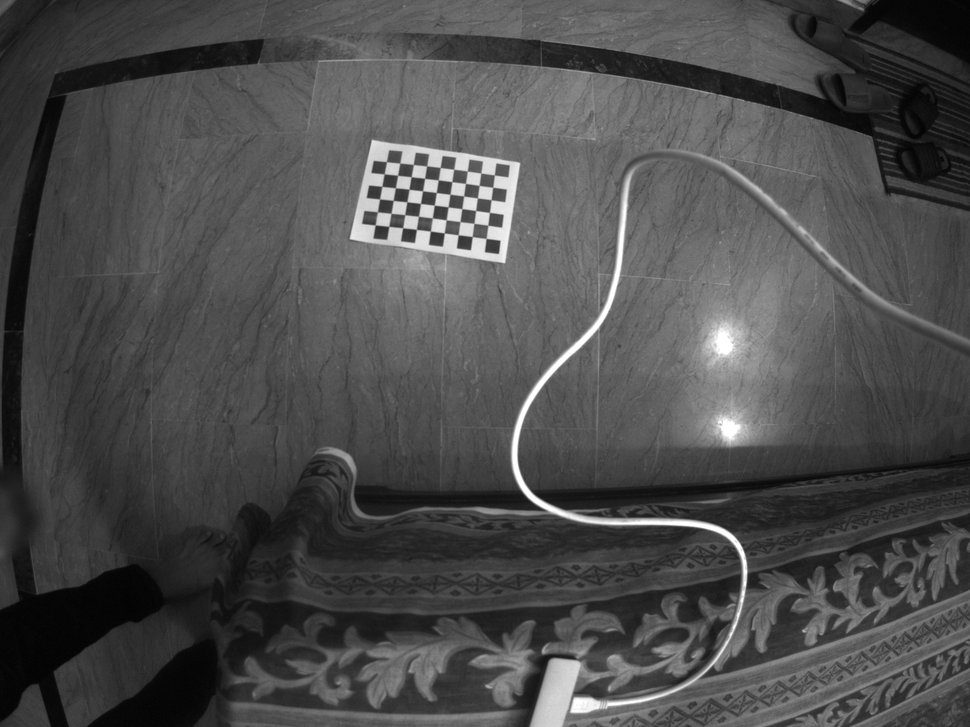
#> input picture calibration_images/Image__2021-08-31__14-04-48.tiff, 970 x 727 px, shrunk from 1600 x 1200 before the run; its folder holds only this picture in this run
$ python monocular_calibration.py
#> lines starting #> are read from the running program, lines starting #| are printed output that depends on the picture; after the words box and inside, x2 and y2 are one past the last pixel; in counts of white or black regions, pixels touching at a corner belong together
import cv2 as cv
import matplotlib.pyplot as plt
import numpy as np
import glob
import sys
import os
import json

def monocular_calibration(path='./calibration_images/*.tiff', size_x=6, size_y=9, display=False):

    # termination criteria
#> called with path = './calibration_images/*.tiff', size_x = 6, size_y = 9, display = False
    criteria = (cv.TERM_CRITERIA_EPS + cv.TERM_CRITERIA_MAX_ITER, 26, 0.001)
    # prepare object points, like (0,0,0), (1,0,0), (2,0,0) ....,(6,5,0)
    objp = np.zeros((6*9,3), np.float32)
    objp[:,:2] = np.mgrid[0:9,0:6].T.reshape(-1,2)
    # Arrays to store object points and image points from all the images.
    objpoints = [] # 3d point in real world space
    imgpoints = [] # 2d points in image plane.
    images = glob.glob(path)
    for fname in images:
        img = cv.imread(fname)
#> img is the input picture: shape (727, 970, 3); min 1, max 255, mean 76.6
        gray = cv.cvtColor(img, cv.COLOR_BGR2GRAY)
        # Find the chess board corners
        ret, corners = cv.findChessboardCorners(gray, (9,6), None)
#> ret = True; corners = 54 rows, first 8: [486.7, 238.9], [471.5, 236.9], [458.6, 235.4], [443.6, 233.6], [430.6, 231.4], [416, 229.6], [402.8, 228.2], [388.6, 226.5]
        # If found, add object points, image points (after refining them)
        if ret == True:
            objpoints.append(objp)
            corners2 = cv.cornerSubPix(gray,corners, (13,13), (-1,-1), criteria)
#> corners2 = 54 rows, first 8: [481.9, 231.4], [464.3, 242], [464.3, 241.9], [436.6, 236.3], [438.1, 226.5], [410.9, 223.1], [410.9, 223.1], [396.8, 221.4]
            imgpoints.append(corners)
            # Draw and display the corners
            cv.drawChessboardCorners(img, (9,6), corners2, ret)
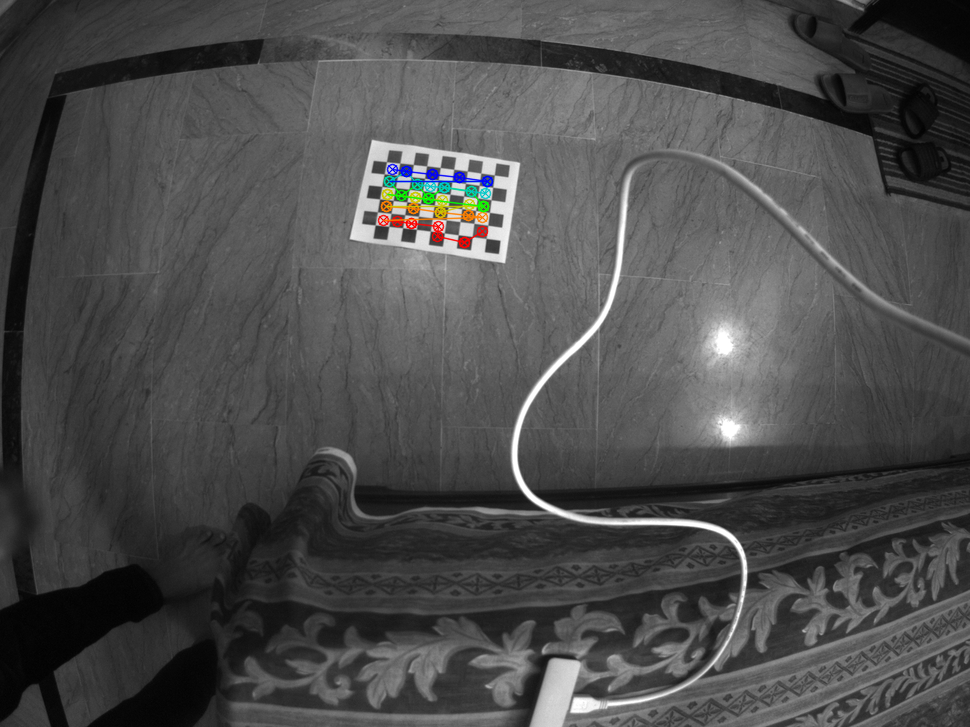
#> img: shape (727, 970, 3); 0.66% of pixels changed, all inside (x1, y1, x2, y2) = (377, 163, 494, 249)
            if display:
                plt.imshow(img)
                plt.show()
    ret, mtx, dist, rvecs, tvecs = cv.calibrateCamera(objpoints, imgpoints, gray.shape[::-1], None, None)
#> ret = 7.83; mtx = [[806.1, 0, 478.7], [0, 560.6, 384.7], [0, 0, 1]]; dist = [[1.24, -0.171, -0.083, -0.258, -86.2]]; rvecs = ([-0.942, 0.00763, -2.72],); tvecs = ([0.993, -12.4, 51.44],)
    # calculate average reprojection error
    mean_error = 0
    for i in range(len(objpoints)):
        imgpoints2, _ = cv.projectPoints(objpoints[i], rvecs[i], tvecs[i], mtx, dist)
        error = cv.norm(imgpoints[i], imgpoints2, cv.NORM_L2)/len(imgpoints2)
        mean_error += error
#> this loop made 1 pass
#> (error, mean_error) on pass 1: (1.07, 1.07)
#> after the loop, mean_error = 1.07
    rep_error = mean_error/len(objpoints)
#> rep_error = 1.07
    # calculate optimal new camera matrix and roi
    folder = path[0:-6]
    # read an image
    img = cv.imread(folder+os.listdir(folder)[0])
    h,  w = img.shape[:2]
    newcameramtx, roi = cv.getOptimalNewCameraMatrix(mtx, dist, (w,h), 0, (w,h))
#> newcameramtx = [[806.1, 0, 478.7], [0, 560.6, 384.7], [0, 0, 1]]; roi = (0, 0, 969, 726)

    return ret, mtx, dist, rvecs, tvecs, rep_error, newcameramtx, roi

if __name__ == "__main__":
    ret, mtx, dist, rvecs, tvecs, rep_error, newcameramtx, roi = monocular_calibration()
#> ret = 7.83; mtx = [[806.1, 0, 478.7], [0, 560.6, 384.7], [0, 0, 1]]; dist = [[1.24, -0.171, -0.083, -0.258, -86.2]]; rvecs = ([-0.942, 0.00763, -2.72],); tvecs = ([0.993, -12.4, 51.44],); rep_error = 1.07; newcameramtx = [[806.1, 0, 478.7], [0, 560.6, 384.7], [0, 0, 1]]; roi = (0, 0, 969, 726)

    calib_info = {}
    calib_info['ret'] = ret
    calib_info['mtx'] = mtx
    calib_info['rvecs'] = rvecs
    calib_info['tvecs'] = tvecs
    calib_info['rep_error'] = rep_error
    calib_info['newcameramtx'] = newcameramtx
    calib_info['roi'] = roi

    print('\n##########################################################################################################')
    print("Completed. Calibration results saved as npy file")
    print('##########################################################################################################\n')
    np.save('./monocular_calibration_results', calib_info)
    # sanity check
    # results = np.load('./monocular_calibration_results.npy', allow_pickle=True)
    # print(results)

$ run again, on calibration_images/Image__2021-08-31__14-05-48.tiff
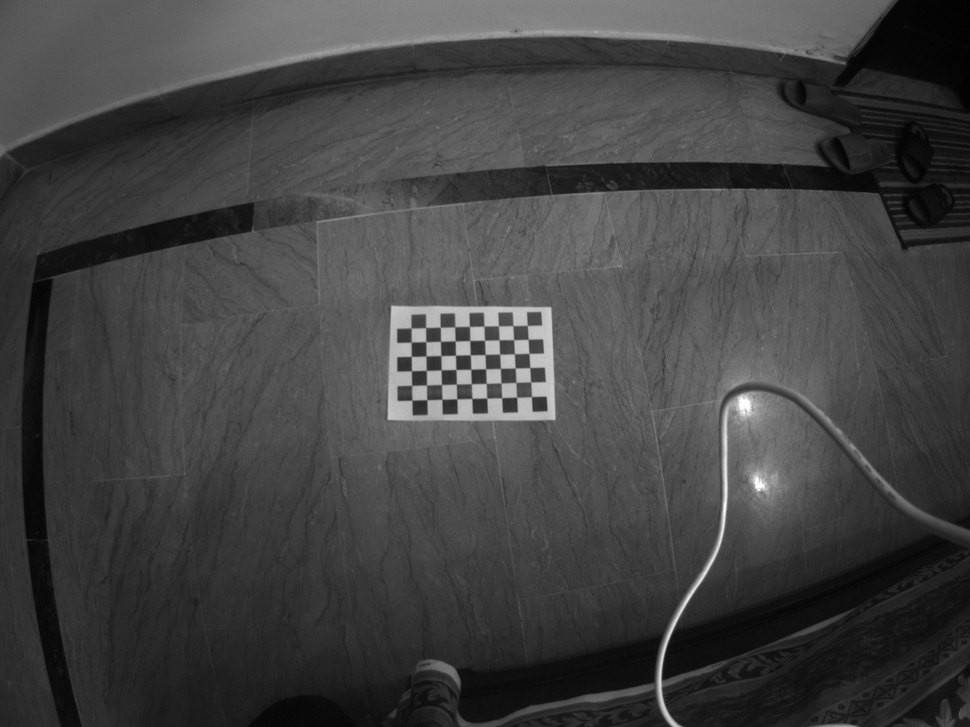
#> input picture calibration_images/Image__2021-08-31__14-05-48.tiff, 970 x 727 px, shrunk from 1600 x 1200 before the run
#> in monocular_calibration, img is the input picture: shape (727, 970, 3); min 1, max 255, mean 66.6
#> in monocular_calibration, `ret, corners = cv.findChessboardCorners(gray, (9,6), None)`: ret = True; corners = 54 rows, first 8: [531.5, 396.7], [516.5, 397.3], [501.8, 397.7], [486.7, 398.2], [472, 398.5], [456.8, 398.9], [441.9, 399.3], [426.8, 399.7]
#> corners2 = 54 rows, first 8: [524.1, 389.8], [516.8, 397.1], [493.3, 391.9], [486.8, 397.8], [471.4, 392.4], [456.8, 392.7], [441.8, 399.2], [426.5, 393.5]
#> in monocular_calibration, `cv.drawChessboardCorners(img, (9,6), corners2, ret)`:
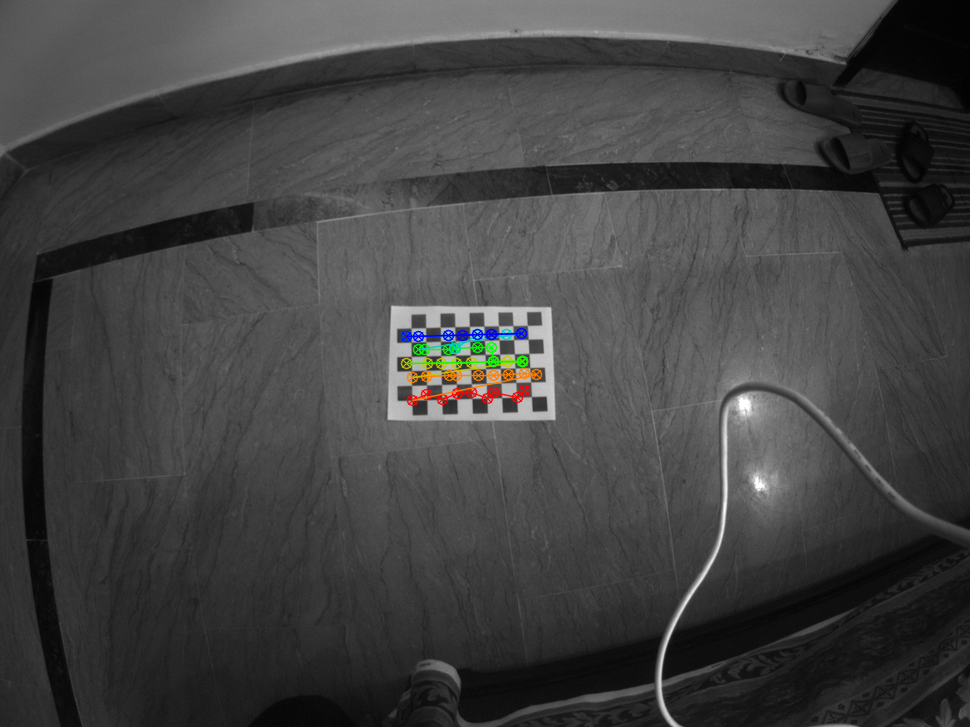
#> img: shape (727, 970, 3); 0.78% of pixels changed, all inside (x1, y1, x2, y2) = (400, 327, 543, 407)
#> in monocular_calibration, `ret, mtx, dist, rvecs, tvecs = cv.calibrateCamera(objpoints, imgpoints..`: ret = 6.64; mtx = [[259.9, 0, 527.3], [0, 256.8, 352.9], [0, 0, 1]]; dist = [[-8.89, 17.63, 0.998, -1.76, 324.2]]; rvecs = ([1.06, -0.501, 2.94],); tvecs = ([0.392, 2.68, 20.51],)
#> the loop in monocular_calibration, `for i in range(len(objpoints)):` made 1 pass
#> (error, mean_error) on pass 1: (0.903, 0.903)
#> after the loop in monocular_calibration, `for i in range(len(objpoints)):`: mean_error = 0.903
#> in monocular_calibration, `newcameramtx, roi = cv.getOptimalNewCameraMatrix(mtx, dist, (w,h), 0, ..`: newcameramtx = [[-2004023.3, 0, 1741.7], [0, -413194.3, -7.59], [0, 0, 1]]; roi = (0, 0, 0, 0)
#> `ret, mtx, dist, rvecs, tvecs, rep_error, newcameramtx, roi = monocular..`: ret = 6.64; mtx = [[259.9, 0, 527.3], [0, 256.8, 352.9], [0, 0, 1]]; dist = [[-8.89, 17.63, 0.998, -1.76, 324.2]]; rvecs = ([1.06, -0.501, 2.94],); tvecs = ([0.392, 2.68, 20.51],); rep_error = 0.903; roi = (0, 0, 0, 0)

$ run again, on calibration_images/Image__2021-08-31__14-05-53.tiff
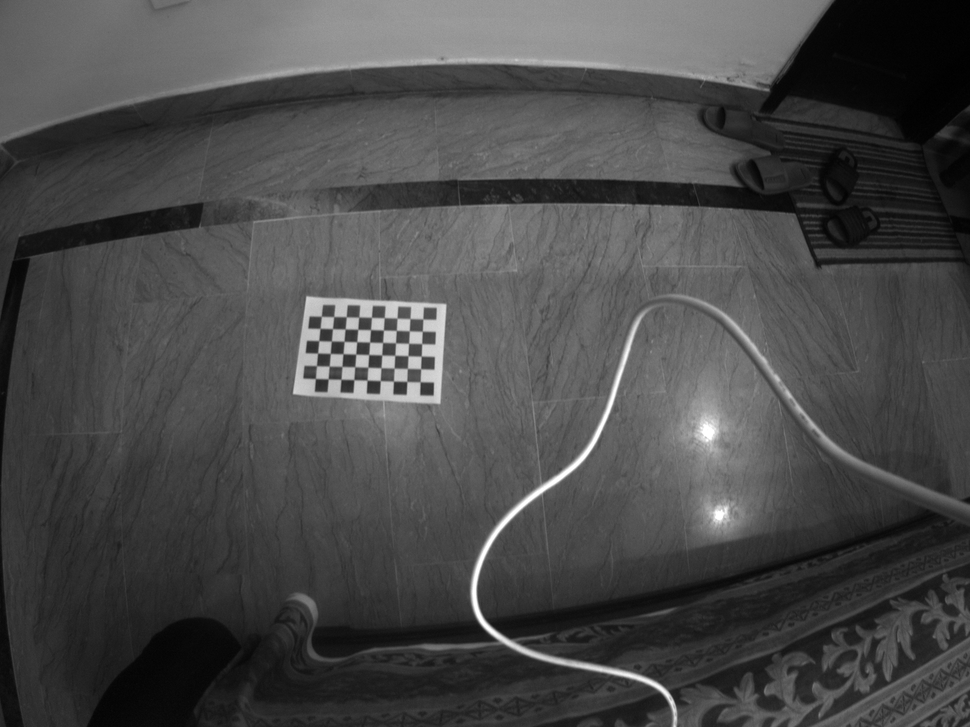
#> input picture calibration_images/Image__2021-08-31__14-05-53.tiff, 970 x 727 px, shrunk from 1600 x 1200 before the run
#> in monocular_calibration, img is the input picture: shape (727, 970, 3); min 0, max 255, mean 73.9
#> in monocular_calibration, `ret, corners = cv.findChessboardCorners(gray, (9,6), None)`: ret = True; corners = 54 rows, first 8: [420.2, 381.8], [406.7, 381.5], [393.5, 381.2], [380.2, 380.6], [367.1, 380.2], [353.9, 379.7], [341.1, 379.3], [328.1, 378.9]
#> corners2 = 54 rows, first 8: [413.9, 375.3], [413.9, 375.3], [400.2, 375.9], [373.9, 374.6], [373.9, 374.6], [360.7, 374.1], [348.3, 373.9], [335.1, 373.2]
#> in monocular_calibration, `cv.drawChessboardCorners(img, (9,6), corners2, ret)`:
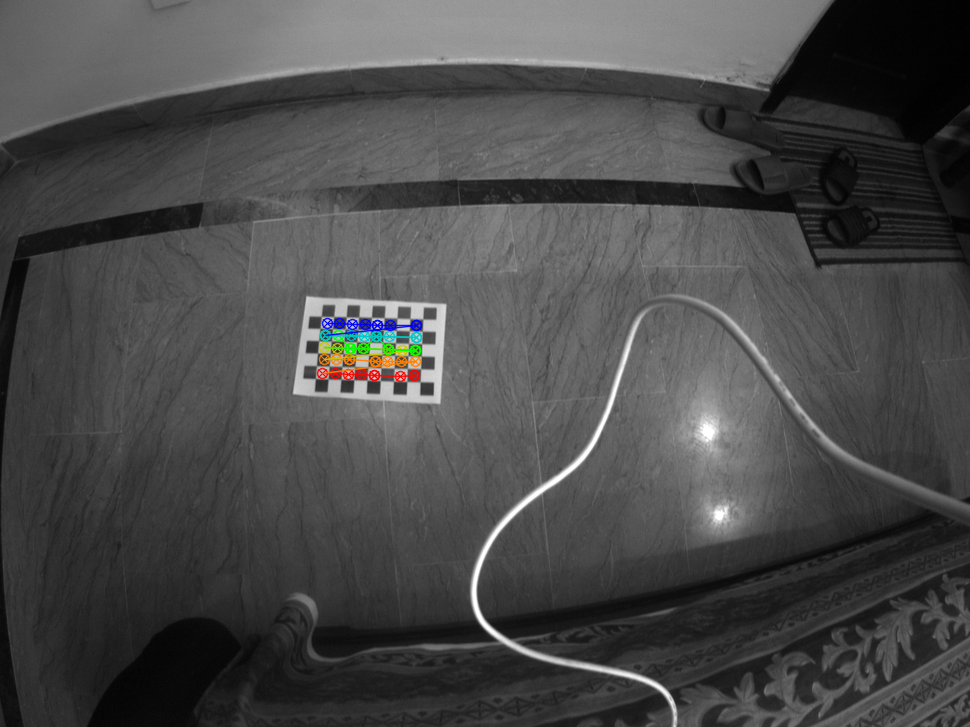
#> img: shape (727, 970, 3); 0.66% of pixels changed, all inside (x1, y1, x2, y2) = (316, 317, 423, 383)
#> in monocular_calibration, `ret, mtx, dist, rvecs, tvecs = cv.calibrateCamera(objpoints, imgpoints..`: ret = 6.2; mtx = [[590.5, 0, 493.2], [0, 359.8, 362.7], [0, 0, 1]]; dist = [[-1.08, -14.26, 0.00521, 0.00418, 91.95]]; rvecs = ([1.08, -0.21, -2.93],); tvecs = ([-4.71, 1.15, 35.89],)
#> the loop in monocular_calibration, `for i in range(len(objpoints)):` made 1 pass
#> (error, mean_error) on pass 1: (0.844, 0.844)
#> after the loop in monocular_calibration, `for i in range(len(objpoints)):`: mean_error = 0.844
#> in monocular_calibration, `newcameramtx, roi = cv.getOptimalNewCameraMatrix(mtx, dist, (w,h), 0, ..`: newcameramtx = [[241361, 0, 479.3], [0, 150561.4, 370.8], [0, 0, 1]]; roi = (0, 0, 969, 726)
#> `ret, mtx, dist, rvecs, tvecs, rep_error, newcameramtx, roi = monocular..`: ret = 6.2; mtx = [[590.5, 0, 493.2], [0, 359.8, 362.7], [0, 0, 1]]; dist = [[-1.08, -14.26, 0.00521, 0.00418, 91.95]]; rvecs = ([1.08, -0.21, -2.93],); tvecs = ([-4.71, 1.15, 35.89],); rep_error = 0.844; roi = (0, 0, 969, 726)

$ run again, on calibration_images/Image__2021-08-31__14-05-58.tiff
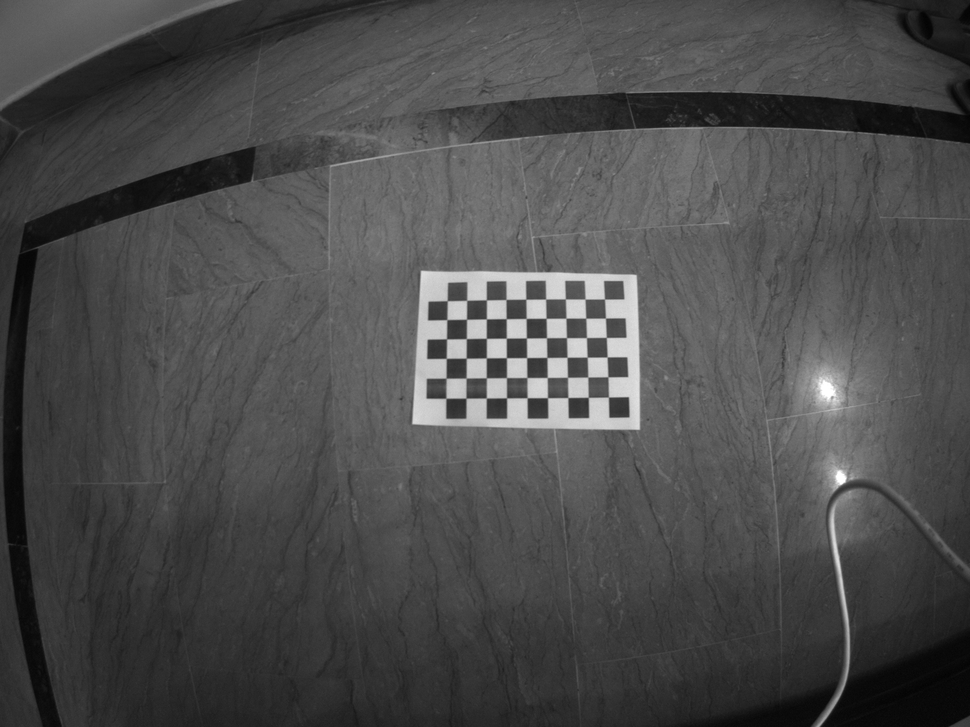
#> input picture calibration_images/Image__2021-08-31__14-05-58.tiff, 970 x 727 px, shrunk from 1600 x 1200 before the run
#> in monocular_calibration, img is the input picture: shape (727, 970, 3); min 2, max 255, mean 75.7
#> in monocular_calibration, `ret, corners = cv.findChessboardCorners(gray, (9,6), None)`: ret = True; corners = 54 rows, first 8: [608.5, 397.1], [588.2, 397.4], [567.9, 397.6], [547.4, 397.7], [527.3, 397.7], [506.5, 397.8], [486.3, 398], [465.8, 398.2]
#> corners2 = 54 rows, first 8: [608.4, 397.1], [588.3, 397.4], [567.9, 397.5], [547.5, 397.7], [527.2, 397.7], [506.5, 397.8], [486.3, 398], [465.9, 398.1]
#> in monocular_calibration, `cv.drawChessboardCorners(img, (9,6), corners2, ret)`:
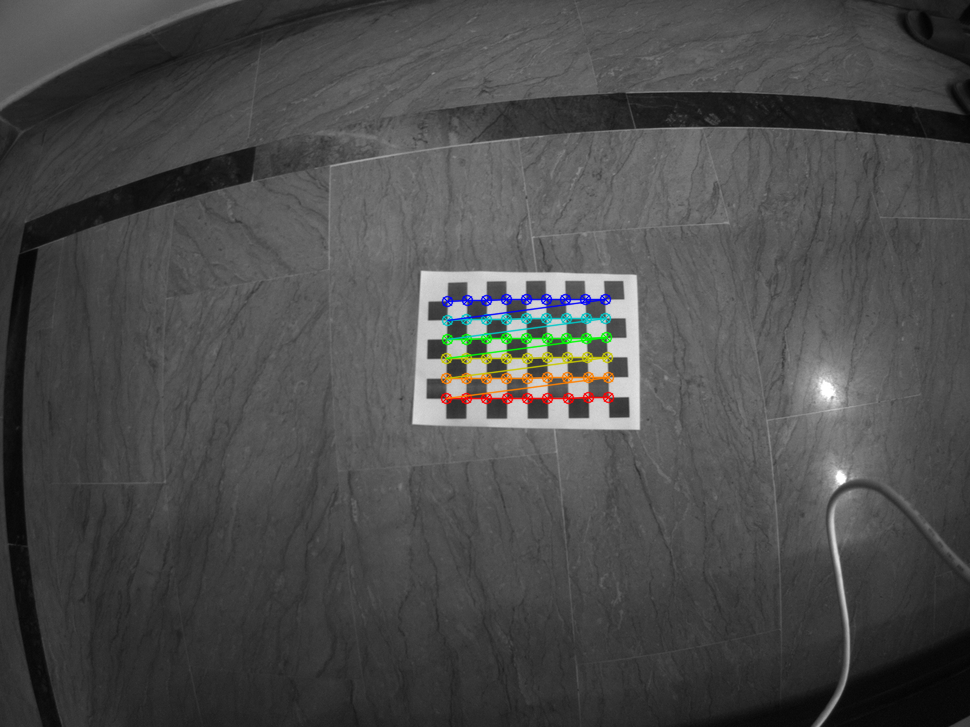
#> img: shape (727, 970, 3); 1.3% of pixels changed, all inside (x1, y1, x2, y2) = (440, 293, 615, 405)
#> in monocular_calibration, `ret, mtx, dist, rvecs, tvecs = cv.calibrateCamera(objpoints, imgpoints..`: ret = 0.0922; mtx = [[896.8, 0, 462.3], [0, 911.3, 362.1], [0, 0, 1]]; dist = [[-0.635, -1.88, 0.0172, 0.0287, -1.04]]; rvecs = ([0.118, 0.376, 3.12],); tvecs = ([7.16, 1.67, 43.78],)
#> the loop in monocular_calibration, `for i in range(len(objpoints)):` made 1 pass
#> (error, mean_error) on pass 1: (0.0125, 0.0125)
#> after the loop in monocular_calibration, `for i in range(len(objpoints)):`: mean_error = 0.0125
#> in monocular_calibration, `newcameramtx, roi = cv.getOptimalNewCameraMatrix(mtx, dist, (w,h), 0, ..`: newcameramtx = [[896.8, 0, 462.3], [0, 911.3, 362.1], [0, 0, 1]]; roi = (0, 0, 969, 726)
#> `ret, mtx, dist, rvecs, tvecs, rep_error, newcameramtx, roi = monocular..`: ret = 0.0922; mtx = [[896.8, 0, 462.3], [0, 911.3, 362.1], [0, 0, 1]]; dist = [[-0.635, -1.88, 0.0172, 0.0287, -1.04]]; rvecs = ([0.118, 0.376, 3.12],); tvecs = ([7.16, 1.67, 43.78],); rep_error = 0.0125; newcameramtx = [[896.8, 0, 462.3], [0, 911.3, 362.1], [0, 0, 1]]; roi = (0, 0, 969, 726)
